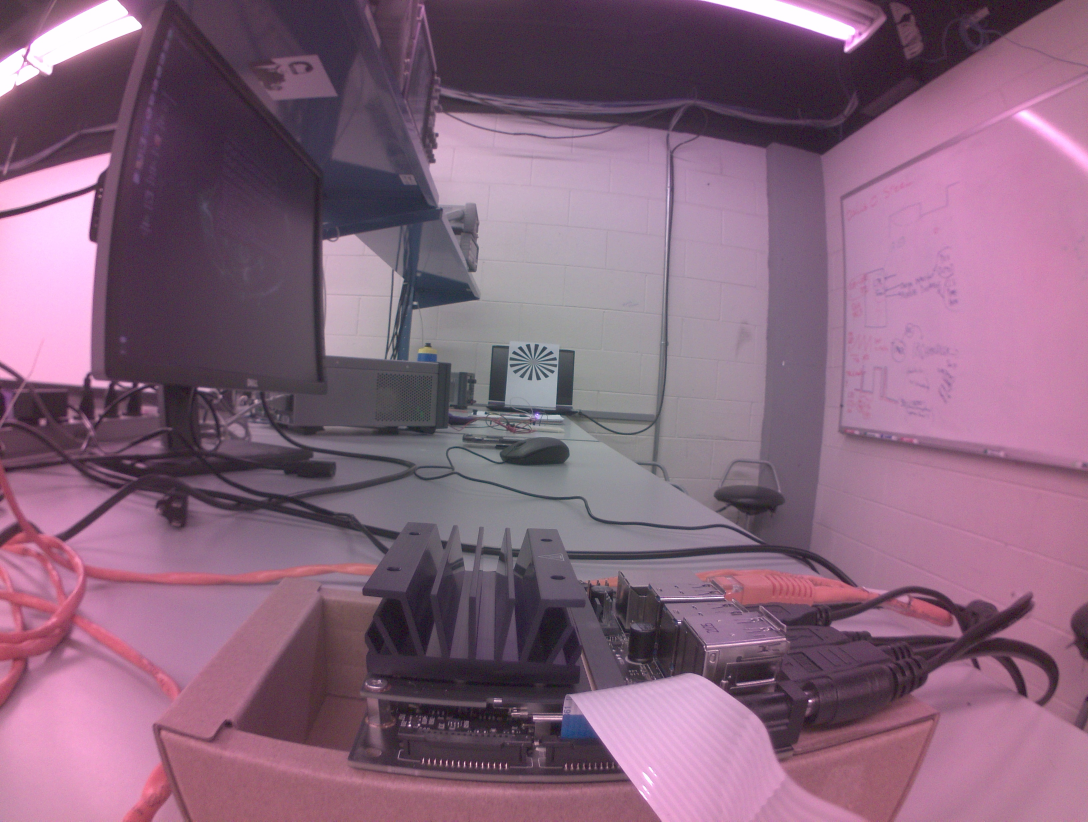
#> input picture Jetson_Dev/poc_camera/100deg_lens.jpg, 3264 x 2464 px, given in place of x-raw, format=GRAY8 ! appsink, which was not available (shown at 1/3 size)
$ python poc_script.py
#> lines starting #> are read from the running program, lines starting #| are printed output that depends on the picture; pictures that were not available may be replaced by others from this repository, and a replacement may not be noted
#Will calculate centroids with 3264 x 2464 resolution. Not a good idea to display it though...

import cv2
import numpy as np
import matplotlib.pyplot as plt
# import PnP_Solver


#Try these two pipelines:
# nvarguscamerasrc ! video/x-raw(memory:NVMM), format=NV12, width=1920, height=1080, framerate=30/1 ! nvvidconv ! video/x-raw, format=NV12 ! appsink
#nvarguscamerasrc ! video/x-raw(memory:NVMM), format=NV12, width=1920, height=1080, framerate=30/1 ! nvvidconv ! video/x-raw, format=GRAY8 ! appsink
# Need nvvidconc to copy from nvmm to cpu memory, since appsink cannot read from nvmm
#refer to this: https://forums.developer.nvidia.com/t/feeding-nv12-into-opencv2/167626

#Hello

def gstreamer_pipeline(
    capture_width=3264,
    capture_height=2464,
    framerate=21,
    flip_method=2,
):

    return (
        "nvarguscamerasrc ! "
        "video/x-raw(memory:NVMM), "
        "format=NV12, width=(int)%d, height=(int)%d, "
        "framerate=(fraction)%d/1 ! "
        "nvvidconv flip-method=%d ! "
        "video/x-raw, format=GRAY8 ! appsink"
        % (
            capture_width,
            capture_height,
            framerate,
            flip_method,
        )
    )

def show_camera():
    # To flip the image, modify the flip_method parameter (0 and 2 are the most common)
    print(gstreamer_pipeline(flip_method=2))
    cap = cv2.VideoCapture(gstreamer_pipeline(flip_method=2), cv2.CAP_GSTREAMER)
    window_handle = cv2.namedWindow("CSI Camera", cv2.WINDOW_AUTOSIZE)
    while cap.isOpened():
        ret_val, img = cap.read()
#> img is the input picture: shape (2464, 3264, 3); mean B, G, R 124.7, 101.6, 135.1
        #slice out the UV channels
        #img = img[:2464, :]
        #SHOULD WE HAVE BLUR OR NO? DO BEFORE OR AFTER THRESHOLDING?
        blur = cv2.GaussianBlur(img,(5,5),0)
        if ret_val:
            # [6 lines of commented-out code are left out]
            ret, thresh = cv2.threshold(blur, 200, 255, cv2.THRESH_BINARY)
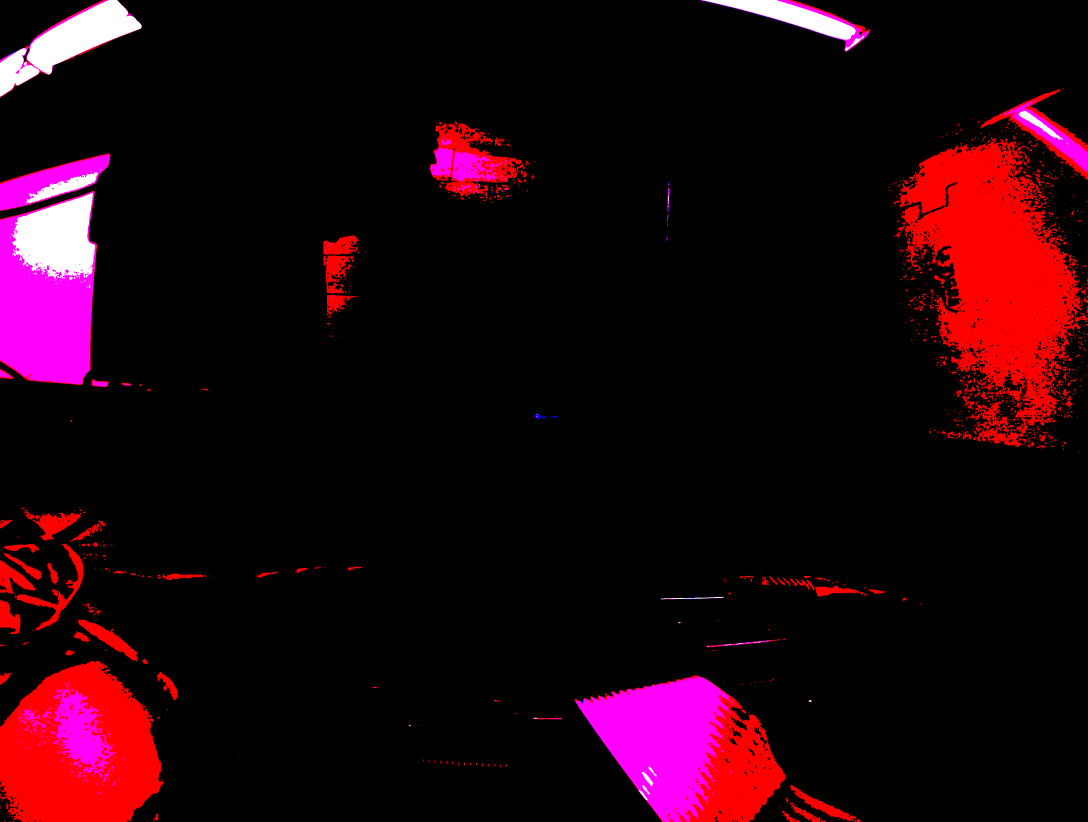
#> thresh: shape (2464, 3264, 3) (shown at 1/3 size); mean B, G, R 12.9, 3.7, 32
            #currently uses 7x7 erosion kernel with 2 iterations
            thresh = cv2.erode(thresh, np.ones((7,7), np.uint8), iterations=3)
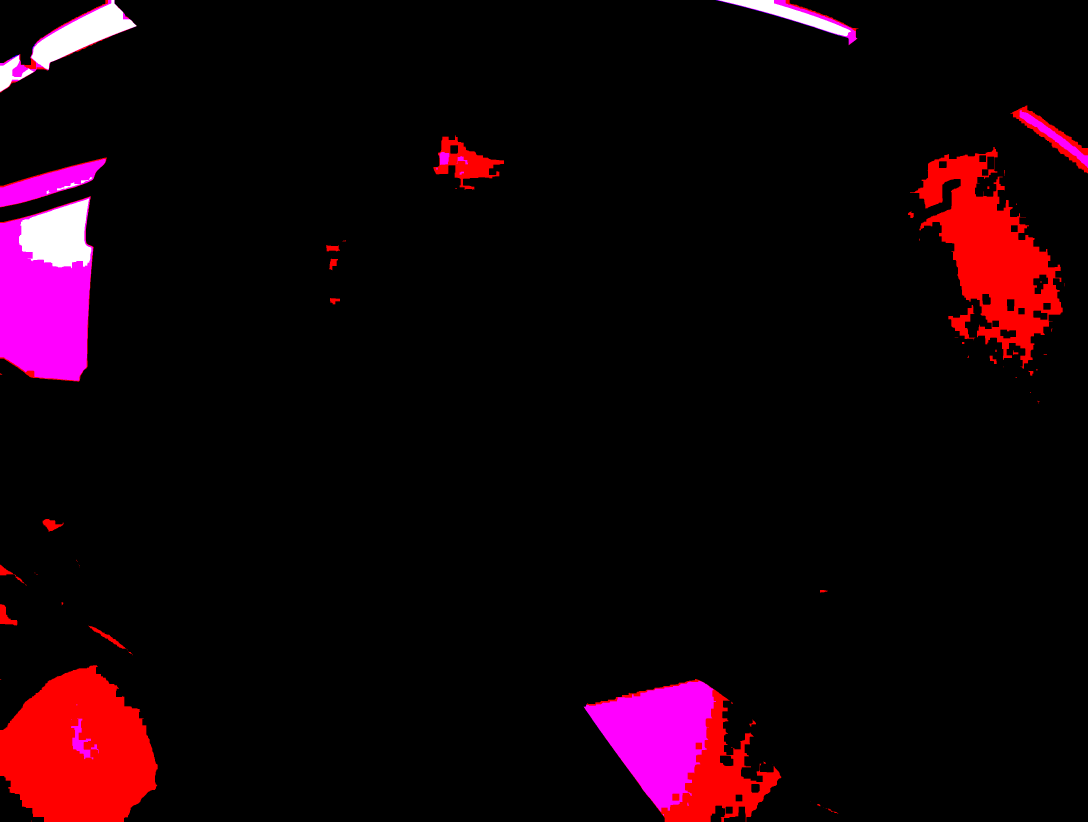
#> thresh: shape (2464, 3264, 3) (shown at 1/3 size); mean B, G, R 9.2, 2.2, 21
#> (the run stopped early here; a loop or call above may not have finished)

$ run again, on Jetson_Dev/poc_camera/75deg_lens.jpg
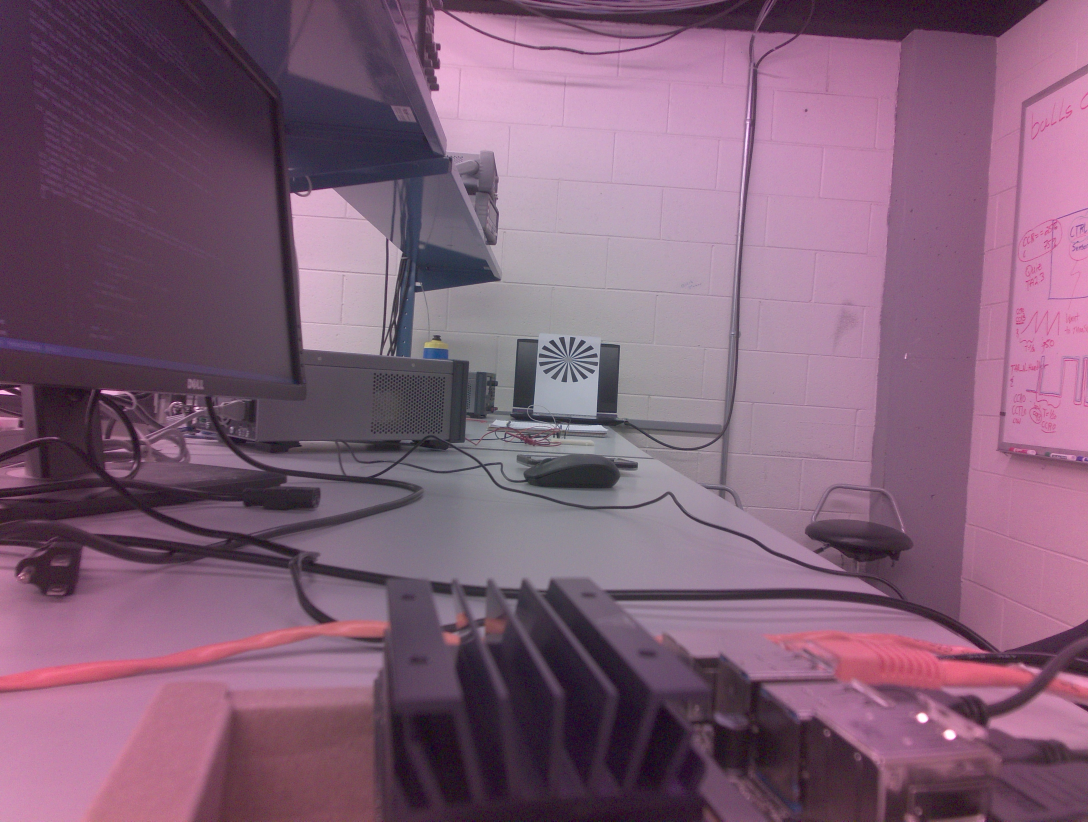
#> input picture Jetson_Dev/poc_camera/75deg_lens.jpg, 3264 x 2464 px, given in place of x-raw, format=GRAY8 ! appsink, which was not available (shown at 1/3 size)
#> in show_camera, img is the input picture: shape (2464, 3264, 3); mean B, G, R 118.4, 95.1, 128.3
#> in show_camera, `ret, thresh = cv2.threshold(blur, 200, 255, cv2.THRESH_BINARY)`:
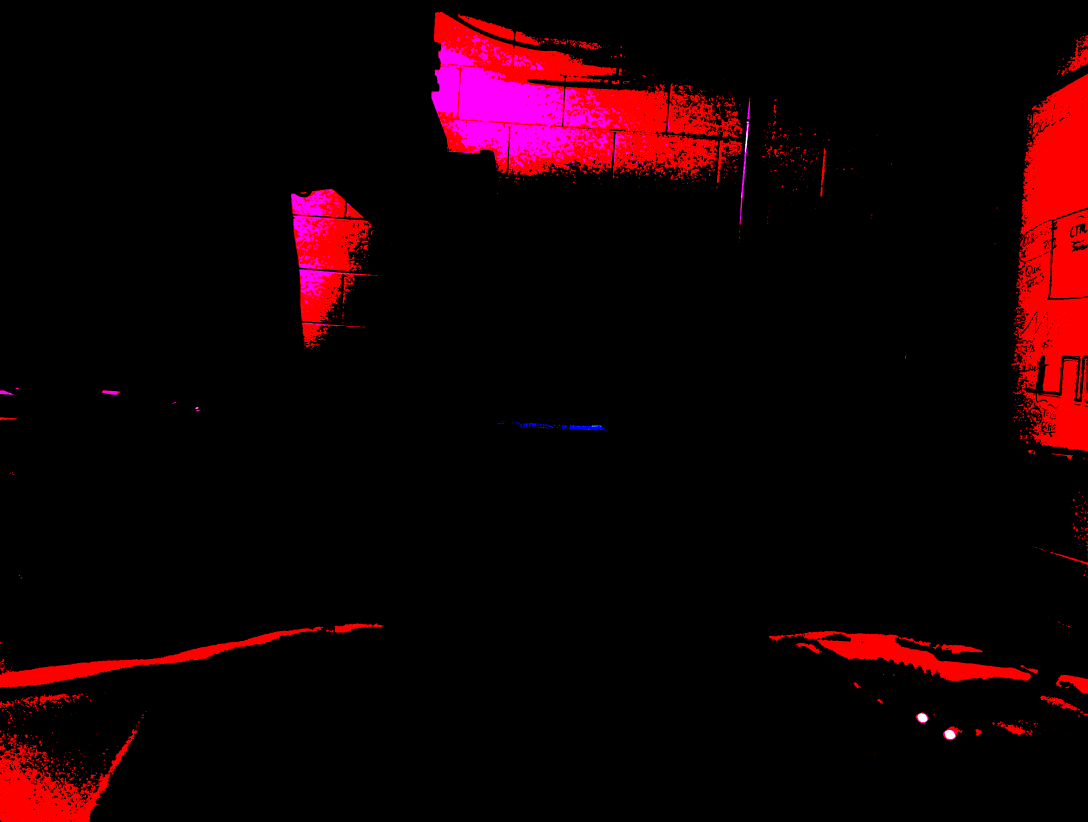
#> thresh: shape (2464, 3264, 3) (shown at 1/3 size); mean B, G, R 3.8, 0.1, 20.2
#> in show_camera, `thresh = cv2.erode(thresh, np.ones((7,7), np.uint8), iterations=3)`:
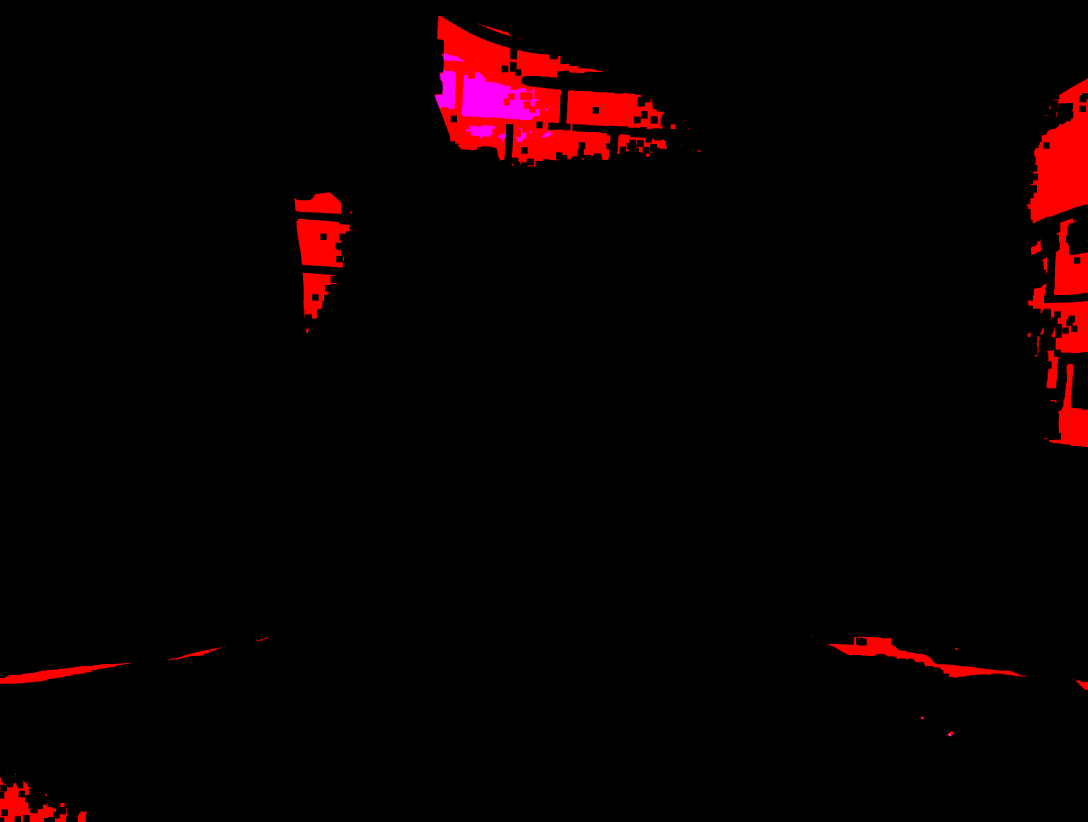
#> thresh: shape (2464, 3264, 3) (shown at 1/3 size); mean B, G, R 1, 0, 9.8

$ run again, on Jetson_Dev/poc_camera/IRlens_invis_name.jpg
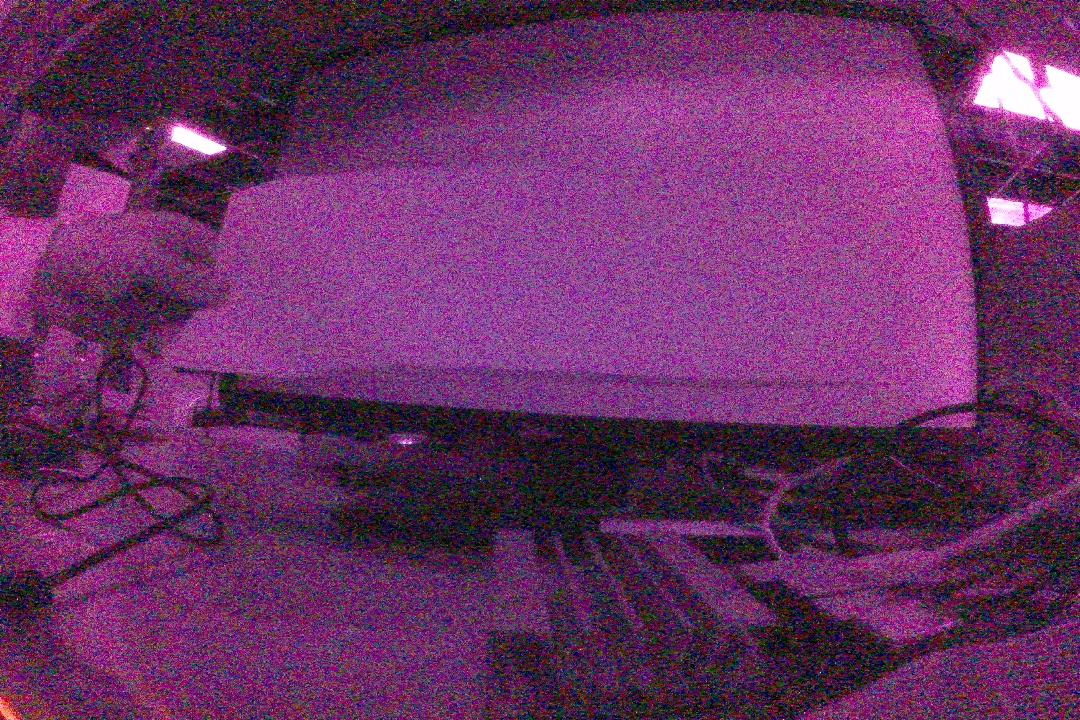
#> input picture Jetson_Dev/poc_camera/IRlens_invis_name.jpg, 1080 x 720 px, given in place of x-raw, format=GRAY8 ! appsink, which was not available
#> in show_camera, img is the input picture: shape (720, 1080, 3); mean B, G, R 99.1, 48.1, 104.2
#> in show_camera, `ret, thresh = cv2.threshold(blur, 200, 255, cv2.THRESH_BINARY)`:
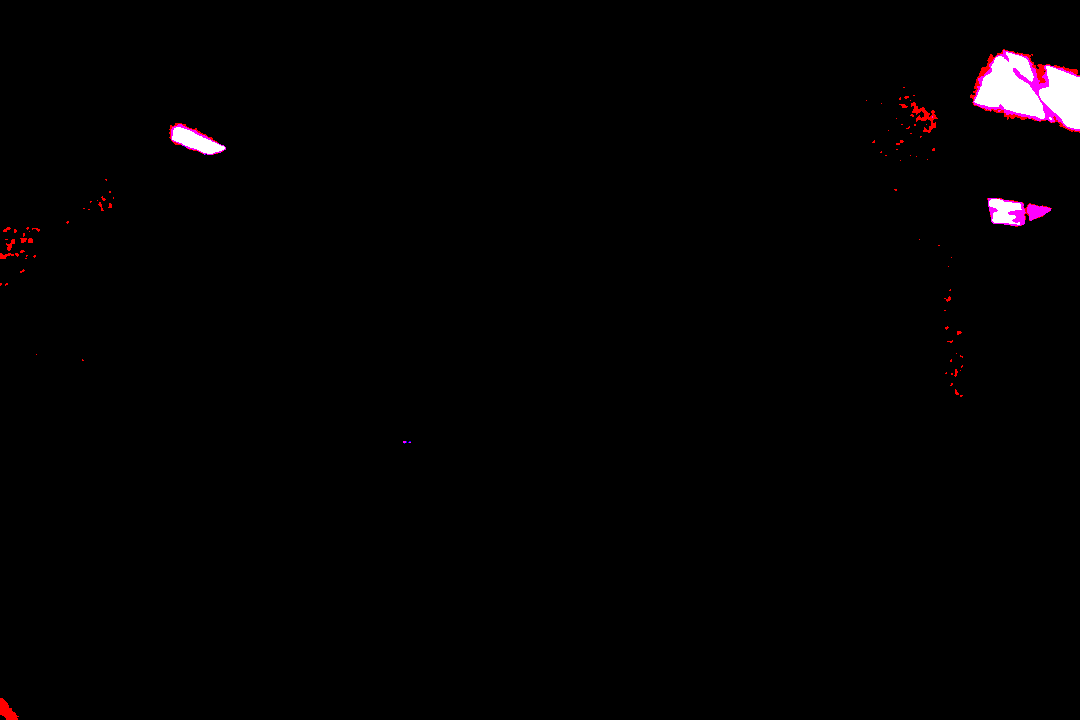
#> thresh: shape (720, 1080, 3); mean B, G, R 2.4, 1.8, 3.1
